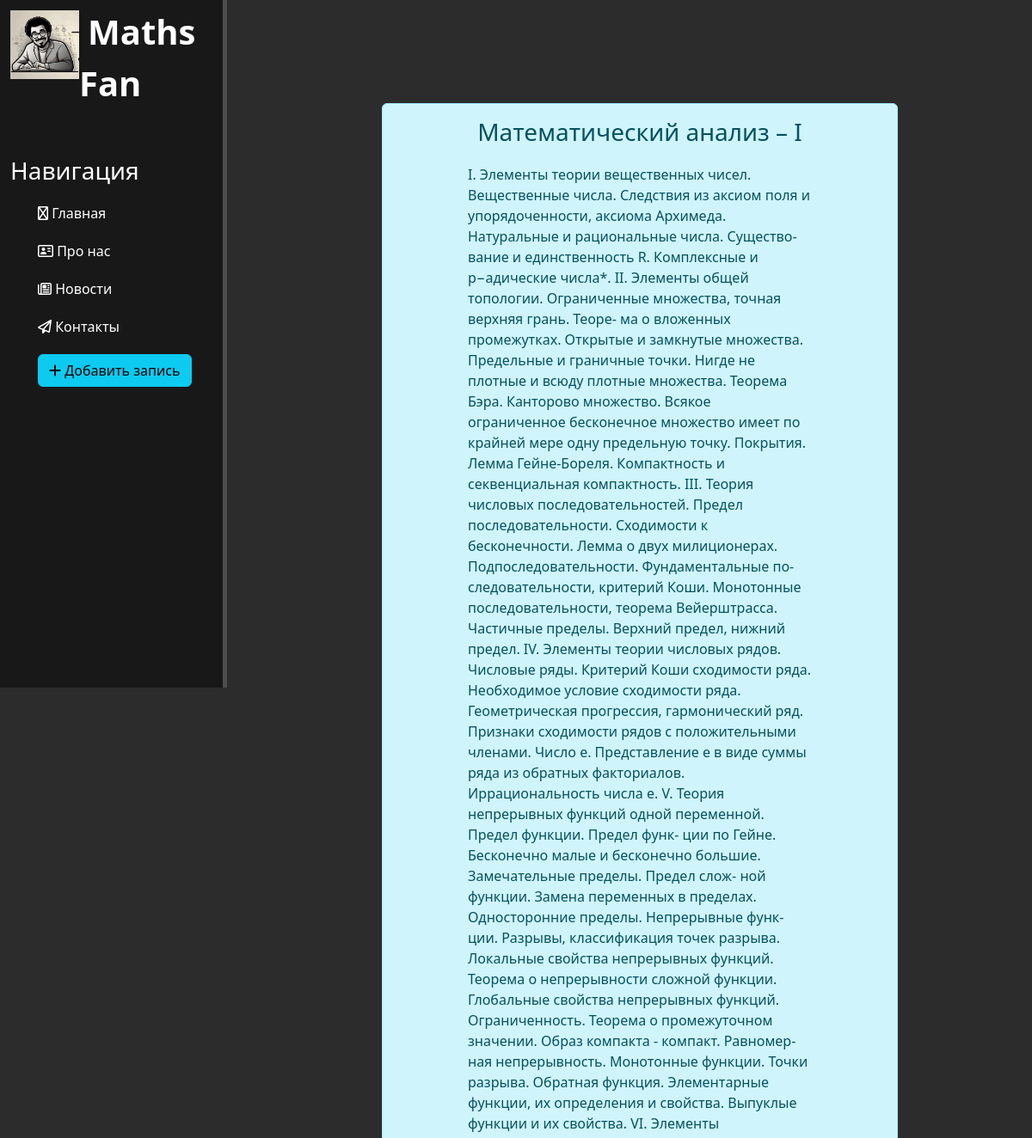
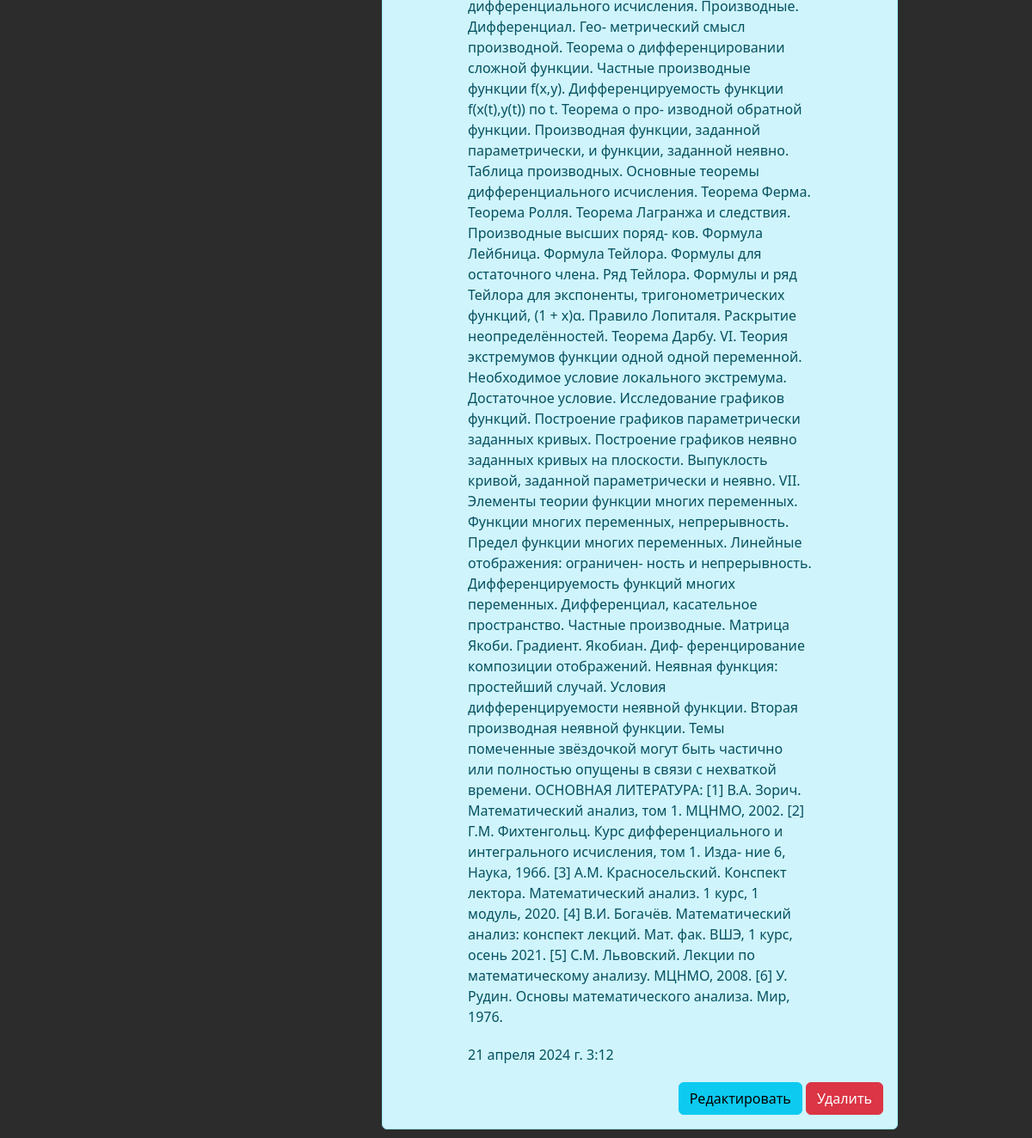
Page /news/4 on the committed database (2 pictures, top to bottom).
### news/models.py (models this page shows, shortened)
class Articles(models.Model):
    title = models.CharField('Название', max_length=50)
    anons = models.CharField('Анонс', max_length=250)
    full_text = models.TextField('Статья')
    date = models.DateTimeField('Дата публикации')
    class Meta:
        verbose_name = 'Новость'
        verbose_name_plural = 'Новости'

### news/views.py (the view)
# urls.py: path('<int:pk>', views.NewsDetailView.as_view(), name='news_detail'),
class NewsDetailView(DetailView):
    model = Articles
    template_name = 'news/news_detail.html'
    context_object_name = 'article'

### news/templates/news/news_detail.html (shortened to what this page needs)
{% extends 'main/layout.html' %}
{% block content %}
    <div class="features">
        <div class="alert alert-info">
            <div style="text-align: center;"><h3>{{ article.title }}</h3></div>
            <p>{{ article.full_text }}</p>
            <p>{{ article.date }}</p>
            <div style="text-align: right;">
                <a href="{% url 'news_update' article.id %}" class="btn btn-info">Редактировать</a>
                <a href="{% url 'news_delete' article.id %}" class="btn btn-danger">Удалить</a>
            </div>
        </div>
    </div>
{% endblock %}

### main/static/main/css/main.css (style rules this page uses)
body { background: #2c2c2c; }
main .features { float: left; color: #fff; margin-top: 100px; text-align: center; width: 75%; }
main .features p { max-width: 400px; margin: 20px auto }
.alert-info { float: left; clear: both; width: 600px; margin: 20px 20%; text-align: left; }

### rows in the picture
Articles: title "Mатематический анализ – I", full_text "I. Элементы теории вещественных чисел. Вещественные числа. Следствия из аксиом поля и упорядоченности, аксиома Архимеда. Натуральные и рациональные числа. Существо- вание и единственность R. Комплексные и p−адические числа*. II. Элементы общей топологии. Ограниченные множества, точная верхняя грань. Теоре- ма о вложенных промежутках. Открытые и замкнутые множества. Предельные и граничные точки. Нигде не плотные и всюду плотные множества. Теорема Бэра. Канторово множество. Всякое ограниченное бесконечное множество имеет по крайней мере одну предельную точку. Покрытия. Лемма Гейне-Бореля. Компактность и секвенциальная компактность. III. Теория числовых последовательностей. Предел…", date "21 апреля 2024 г. 3:12"
